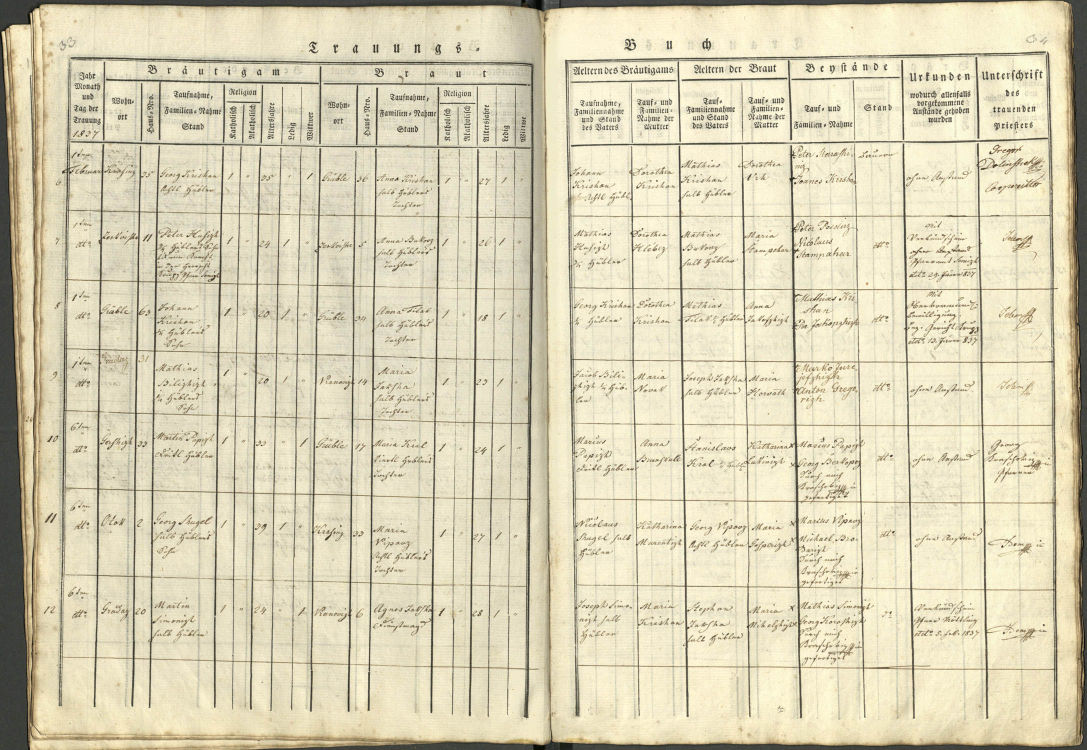
#> input picture research/issue17/p261-work/s18.jpg, 2173 x 1500 px, found by its file name (shown at 1/2 size)
$ python p262_rules.py
#> lines starting #> are read from the running program, lines starting #| are printed output that depends on the picture
from PIL import Image
import numpy as np
im = Image.open("research/issue17/p261-work/s18.jpg").convert("L")
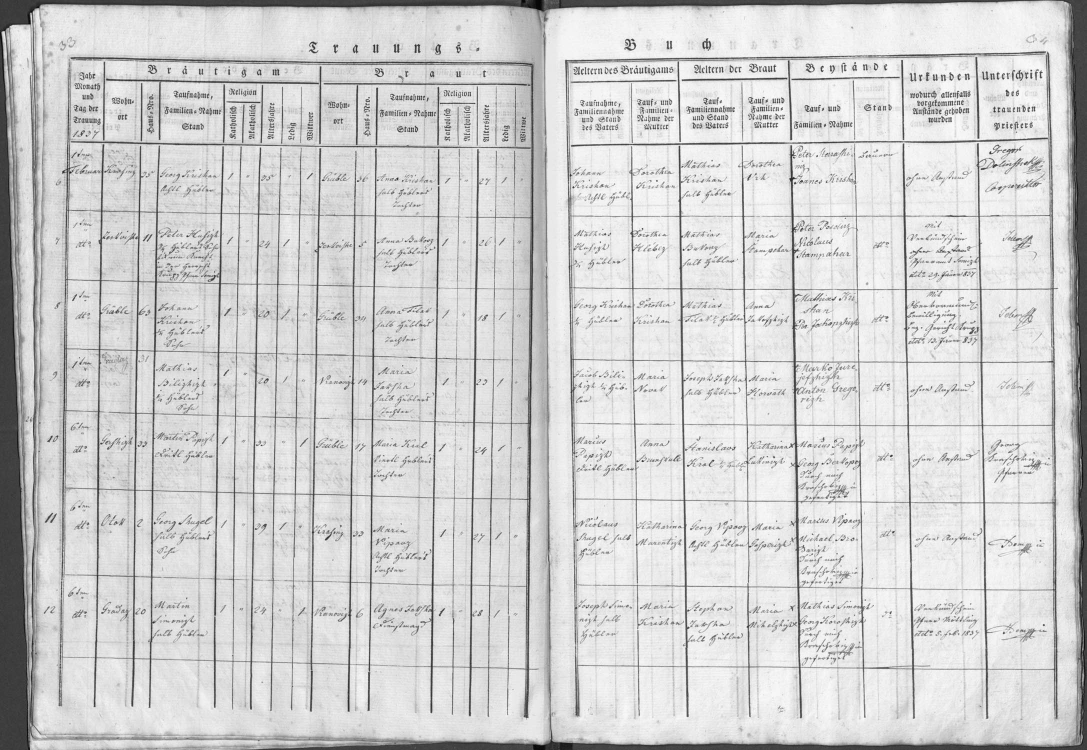
#> im: PIL image 2173x1500 L (shown at 1/2 size); min 1, max 254, mean 208.2
a = np.asarray(im, dtype=np.float32)
h,w = a.shape
#> h = 1500; w = 2173
# horizontal rule detection across table body x 380..2050
seg = a[:, 380:2050]
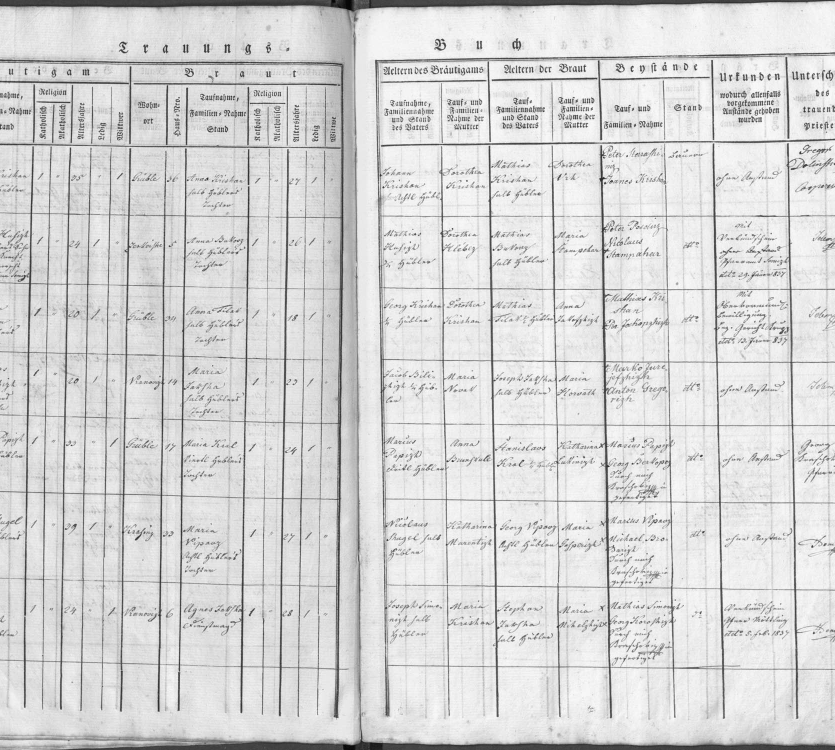
#> seg: shape (1500, 1670) float32 (shown at 1/2 size); min 1, max 254, mean 214
dark = (seg < 110).sum(axis=1)
#> dark = 1500 values, max 1669 at index 1, min 0 at index 26, mean 78.01
xs = w
#> xs = 2173
thr = int(0.55*(2050-380))
rows=[]
y=0
while y < h:
    if dark[y] > thr:
        j=y
        while j<h and dark[j]>thr*0.6: j+=1
        rows.append((y,j)); y=j
    else: y+=1
#> after the loop, j = 1500; rows = [(0, 13), (1489, 1500)]; y = 1500
print("rules:", rows)
#| rules: [(0, 13), (1489, 1500)]
print("page w,h:", w, h)
#| page w,h: 2173 1500

$ run again, with research/issue17/p261-work/s17.jpg copied over research/issue17/p261-work/s18.jpg
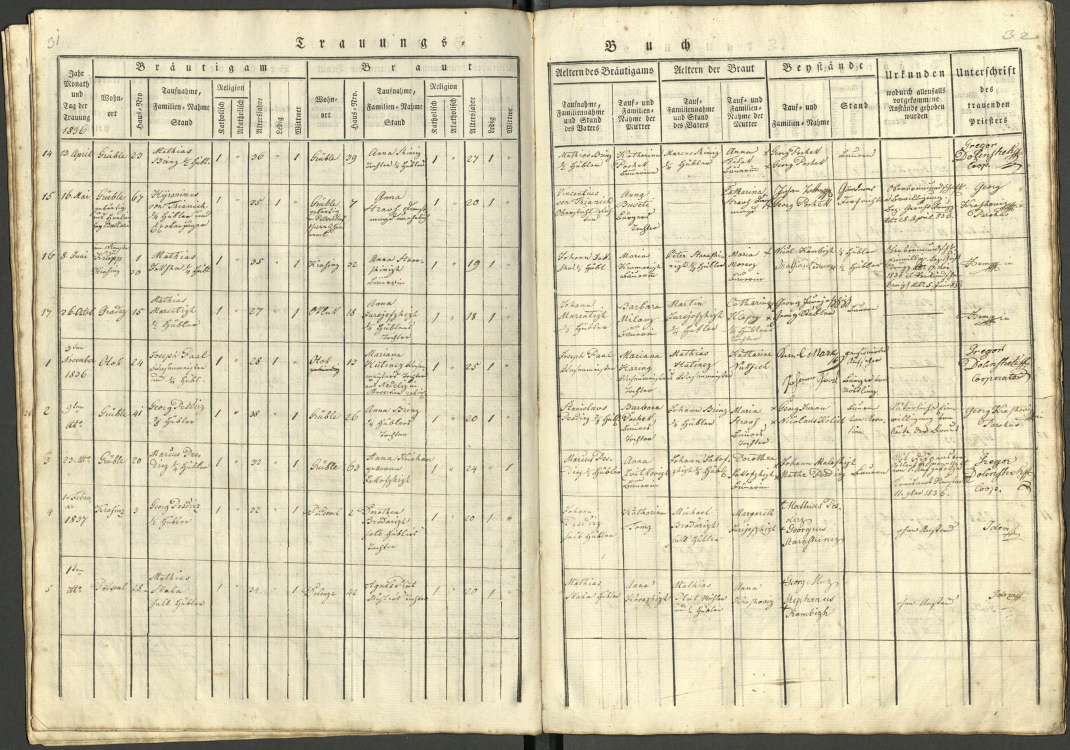
#> input picture research/issue17/p261-work/s17.jpg, 2139 x 1500 px, found by its file name (shown at 1/2 size)
#> `im = Image.open("research/issue17/p261-work/s18.jpg").convert("L")`:
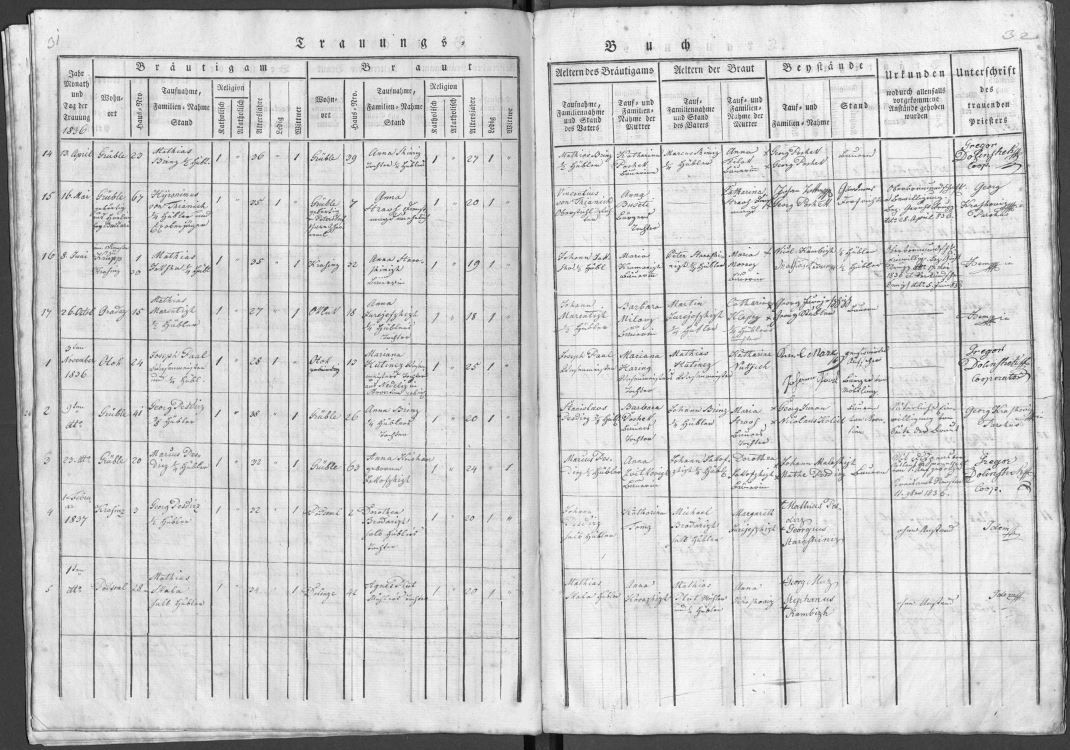
#> im: PIL image 2139x1500 L (shown at 1/2 size); min 1, max 253, mean 204.2
#> `seg = a[:, 380:2050]`:
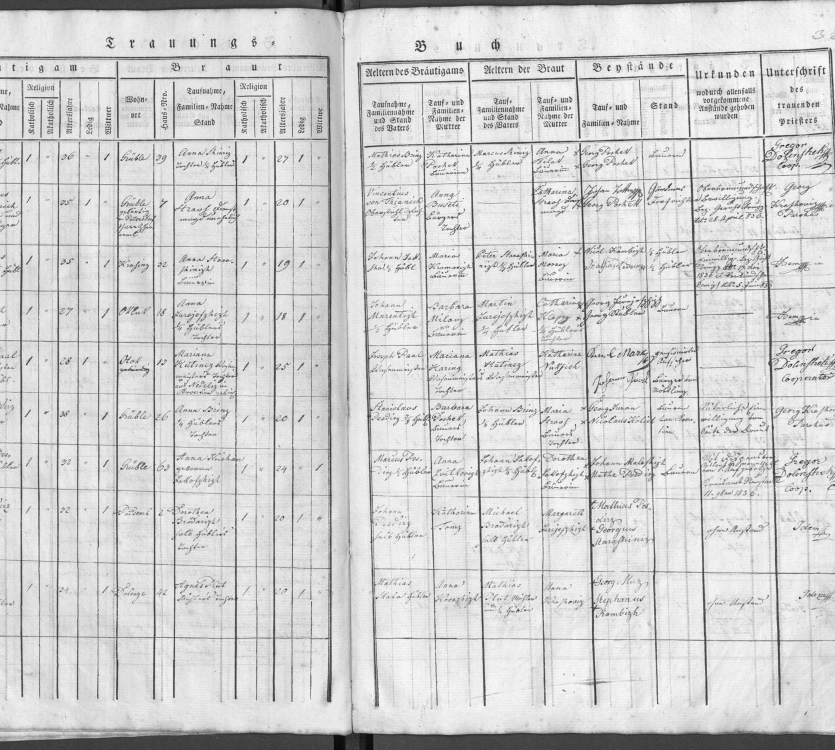
#> seg: shape (1500, 1670) float32 (shown at 1/2 size); min 1, max 253, mean 209.2
#> dark = 1500 values, max 1670 at index 1483, min 0 at index 33, mean 105
#> after the loop `while y < h:`: j = 1500; rows = [(0, 18), (1468, 1500)]; y = 1500
#| rules: [(0, 18), (1468, 1500)]
#| page w,h: 2139 1500

$ run again, with research/issue17/p261-work/s17_sliceA_L.png saved as research/issue17/p261-work/s18.jpg
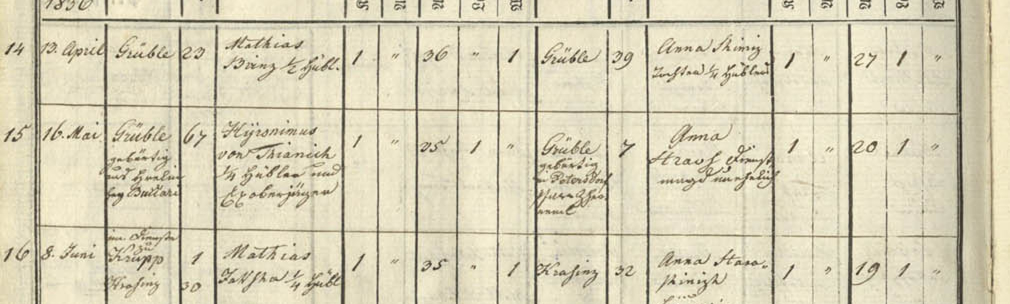
#> input picture research/issue17/p261-work/s17_sliceA_L.png, 2020 x 608 px, found by its file name (shown at 1/2 size)
#> `im = Image.open("research/issue17/p261-work/s18.jpg").convert("L")`:
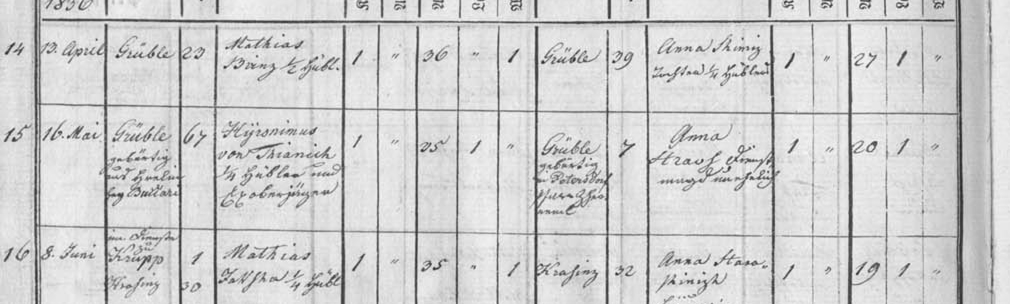
#> im: PIL image 2020x608 L (shown at 1/2 size); min 27, max 253, mean 207.9
#> `seg = a[:, 380:2050]`:
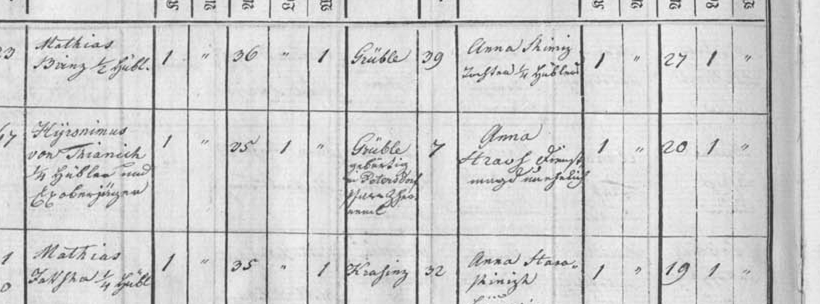
#> seg: shape (608, 1640) float32 (shown at 1/2 size); min 27, max 253, mean 208.6
#> dark = 608 values, max 1055 at index 43, min 4 at index 37, mean 63.42
#> after the loop `while y < h:`: j = 45; rows = [(43, 45)]; y = 608
#| rules: [(43, 45)]
#| page w,h: 2020 608

$ run again, with research/issue17/p261-work/s17_sliceA_R.png saved as research/issue17/p261-work/s18.jpg
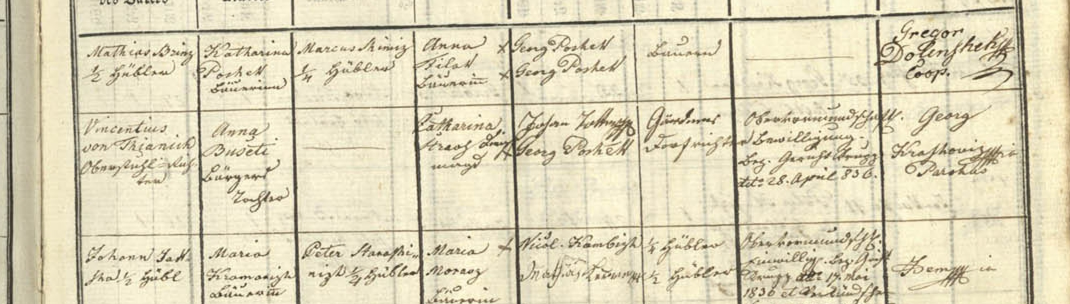
#> input picture research/issue17/p261-work/s17_sliceA_R.png, 2140 x 608 px, found by its file name (shown at 1/2 size)
#> `im = Image.open("research/issue17/p261-work/s18.jpg").convert("L")`:
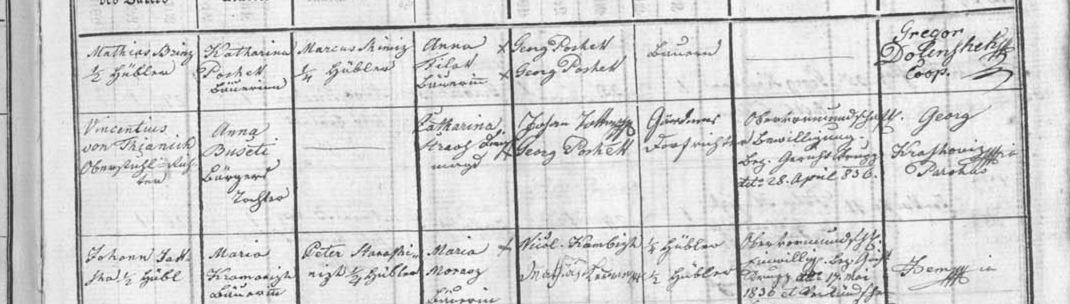
#> im: PIL image 2140x608 L (shown at 1/2 size); min 26, max 252, mean 212.4
#> `seg = a[:, 380:2050]`:
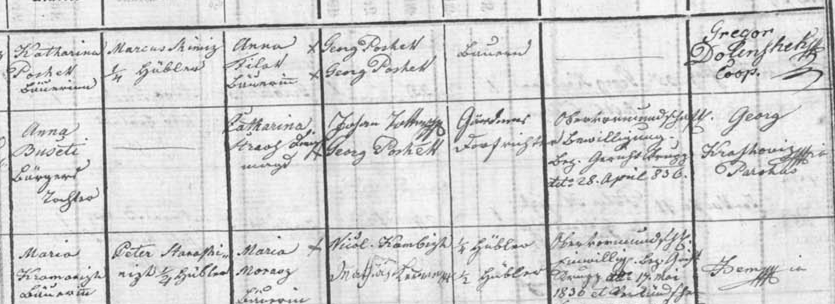
#> seg: shape (608, 1670) float32 (shown at 1/2 size); min 26, max 252, mean 213.4
#> dark = 608 values, max 302 at index 39, min 27 at index 445, mean 67.79
#> after the loop `while y < h:`: rows = []; y = 608
#| rules: []
#| page w,h: 2140 608
